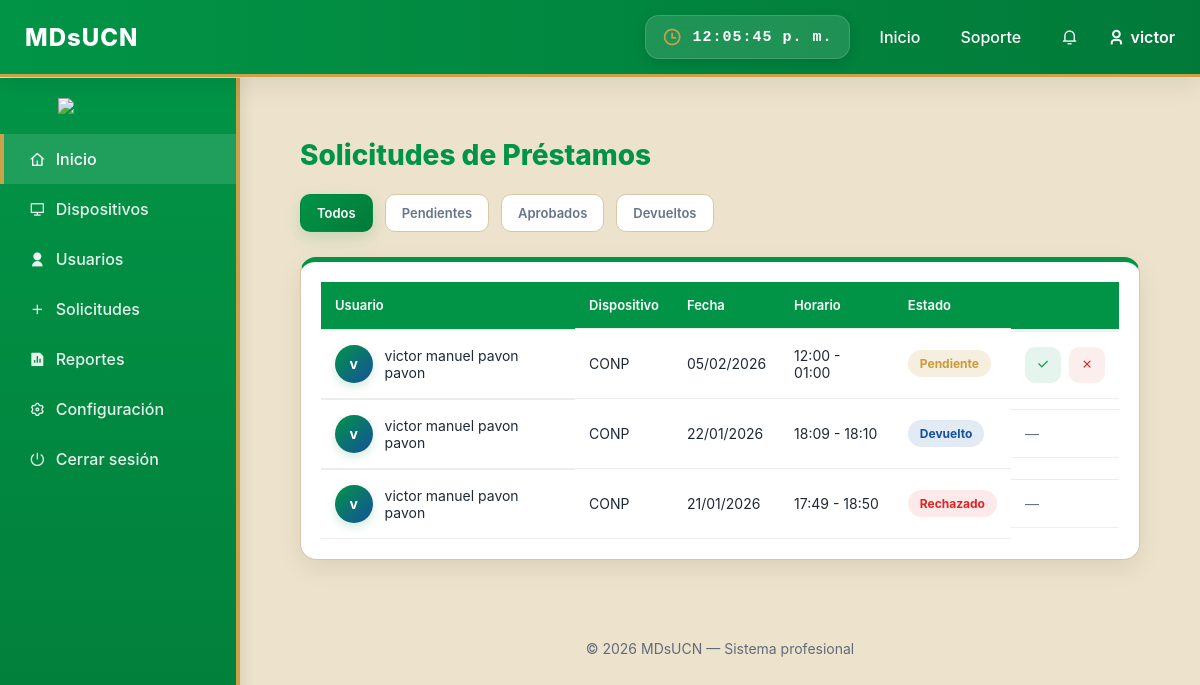
The app's page /prestamos/ (signed in) with its own data.
### appOne/models.py (models this page shows, shortened)
class Usuario(AbstractUser):
    username = models.CharField(max_length=150, unique=True)
    nombre_completo = models.CharField(max_length=150)
    correo_institucional = models.EmailField(unique=True)
    codigo = models.CharField(max_length=20, unique=True)
    rol = models.CharField(max_length=20, choices=ROLES, default="Docente")
    USERNAME_FIELD = "correo_institucional"
    REQUIRED_FIELDS = ["username", "nombre_completo", "codigo"]
    objects = UsuarioManager()

class Prestamo(models.Model):
    ESTADO_PENDIENTE = 'pendiente'
    ESTADO_APROBADO = 'aprobado'
    ESTADO_RECHAZADO = 'rechazado'
    ESTADO_DEVUELTO = 'devuelto'
    ESTADO_CHOICES = [
        (ESTADO_PENDIENTE, 'Pendiente'),
        (ESTADO_APROBADO, 'Aprobado'),
        (ESTADO_RECHAZADO, 'Rechazado'),
        (ESTADO_DEVUELTO, 'Devuelto'),
    ]
    usuario = models.ForeignKey(
        'Usuario',
        on_delete=models.CASCADE,
        related_name="prestamos"
    )
    dispositivo = models.ForeignKey(
        'Dispositivo',
        on_delete=models.CASCADE,
        related_name="prestamos"
    )
    motivo = models.TextField()
    fecha_uso = models.DateField()
    hora_inicio = models.TimeField()
    hora_entrega = models.TimeField()
    estado = models.CharField(
        max_length=10,
        choices=ESTADO_CHOICES,
        default=ESTADO_PENDIENTE
    )
    fecha_solicitud = models.DateTimeField(auto_now_add=True)

class Dispositivo(models.Model):
    nombre_dispositivo = models.CharField(max_length=100)
    marca = models.CharField(max_length=50)
    codigo_inventario = models.CharField(max_length=50, unique=True)
    imagen = models.ImageField(upload_to='dispositivos/', blank=True, null=True)
    descripcion = models.TextField(blank=True, null=True)
    accesorios = models.TextField(blank=True, null=True)
    observacion = models.TextField(blank=True, null=True)

### appOne/views.py (the view)
# urls.py: path('prestamos/', views.solicitudes_prestamos, name='solicitudes_prestamos'),
@login_required
def solicitudes_prestamos(request):
    estado = request.GET.get("estado")
    if request.user.rol == "Admin":
        prestamos = Prestamo.objects.all()
    else:
        prestamos = Prestamo.objects.filter(usuario=request.user)
    if estado and estado != "todos":
        prestamos = prestamos.filter(estado=estado)
    prestamos = prestamos.order_by("-fecha_solicitud")
    return render(request, "appOne/solicitudes.html", {
        "prestamos": prestamos,
        "estado_actual": estado or "todos"
    })

### appOne/templates/appOne/solicitudes.html
{% extends "appOne/dashboard.html" %}
{% load static %}
{% block extra_css %}
<link rel="stylesheet" href="{% static 'appOne/css/solicitudes.css' %}">
<link href="https://cdn.jsdelivr.net/npm/remixicon/fonts/remixicon.css" rel="stylesheet">
{% endblock %}
{% block contenido %}
<div class="solicitudes-container">
    <div class="header">
        <h2>Solicitudes de Préstamos</h2>
    </div>
    <div class="filtros">
        <a href="?estado=todos" class="filtro {% if estado_actual == 'todos' %}activo{% endif %}">Todos</a>
        <a href="?estado=pendiente" class="filtro {% if estado_actual == 'pendiente' %}activo{% endif %}">Pendientes</a>
        <a href="?estado=aprobado" class="filtro {% if estado_actual == 'aprobado' %}activo{% endif %}">Aprobados</a>
        <a href="?estado=devuelto" class="filtro {% if estado_actual == 'devuelto' %}activo{% endif %}">Devueltos</a>
    </div>
    <div class="table-wrapper">
        <table class="table-dashboard">
            <thead>
                <tr>
                    <th>Usuario</th>
                    <th>Dispositivo</th>
                    <th>Fecha</th>
                    <th>Horario</th>
                    <th>Estado</th>
                    {% if request.user.rol == "Admin" %}
                    <th></th>
                    {% endif %}
                </tr>
            </thead>
            <tbody>
                {% for p in prestamos %}
                <tr>
                    <td class="user-cell">
                        <div class="avatar">
                            {{ p.usuario.nombre_completo|slice:":1" }}
                        </div>
                        <span>{{ p.usuario.nombre_completo }}</span>
                    </td>
                    <td>{{ p.dispositivo.nombre_dispositivo }}</td>
                    <td>{{ p.fecha_uso|date:"d/m/Y" }}</td>
                    <td>{{ p.hora_inicio|time:"H:i" }} - {{ p.hora_entrega|time:"H:i" }}</td>
                    <td>
                        <span class="estado {{ p.estado|lower }}">
                            {{ p.estado|capfirst }}
                        </span>
                    </td>
                    {% if request.user.rol == "Admin" %}
                    <td class="acciones">
                        {% if p.estado == "pendiente" %}
                            <a href="{% url 'aprobar_prestamo' p.id %}" class="btn success">
                                <i class="ri-check-line"></i>
                            </a>
                            <a href="{% url 'rechazar_prestamo' p.id %}" class="btn danger">
                                <i class="ri-close-line"></i>
                            </a>
                        {% elif p.estado == "aprobado" %}
                            <a href="{% url 'devolver_prestamo' p.id %}" class="btn warning">
                                <i class="ri-refresh-line"></i>
                            </a>
                        {% else %}
                            <span class="text-muted">—</span>
                        {% endif %}
                    </td>
                    {% endif %}
                </tr>
                {% empty %}
                <tr>
                    <td colspan="{% if request.user.rol == 'Admin' %}6{% else %}5{% endif %}" class="no-data">
                        No hay solicitudes registradas
                    </td>
                </tr>
                {% endfor %}
            </tbody>
        </table>
    </div>
</div>
{% endblock %}

### appOne/templates/appOne/dashboard.html (shortened to what this page needs)
{% load static %}
<!DOCTYPE html>
<html lang="es">
<head>
  <link rel="stylesheet" href="{% static 'appOne/css/dashboard.css' %}">
  <link href="https://cdn.jsdelivr.net/npm/remixicon/fonts/remixicon.css" rel="stylesheet">
  {% block extra_css %}{% endblock %}
</head>
<body>
  <header class="navegacion">
    <nav class="nav">
      <div class="nav-left">
        <h1>MDsUCN</h1>
      </div>
      <div class="nav-right">
        <div class="clock-box">
          <i class="ri-time-line"></i>
          <span id="clock-nicaragua">00:00:00</span>
        </div>
        <ul class="menu">
          <li><a href="#">Inicio</a></li>
          <li><a href="#">Soporte</a></li>
          <li class="notif-dropdown">
            <a href="#">
              <i class="ri-notification-3-line"></i>
            </a>
          </li>
          <li class="user">
            <i class="ri-user-3-line"></i> {{ request.user.username }}
          </li>
        </ul>
      </div>
    </nav>
  </header>
  <div class="container">
    <aside class="sidebar">
      <div class="logo">
        <img src="https://uploads.onecompiler.io/43nzu6ce2/43x2n985z/eslogan%20.png">
      </div>
      <nav>
        <a href="{% url 'dashboardinicio' %}" class="active">
          <i class="ri-home-4-line"></i> Inicio
        </a>
        <a href="{% url 'listardispositivos' %}">
          <i class="ri-computer-line"></i> Dispositivos
        </a>
        {% if request.user.rol == "Admin" %}
        <a href="{% url 'panel_usuarios' %}">
          <i class="ri-user-fill"></i> Usuarios
        </a>
        <a href="{% url 'solicitudes_prestamos' %}">
          <i class="ri-add-fill"></i> Solicitudes
        </a>
        {% endif %}
        <a href="{% url 'reportes' %}">
          <i class="ri-file-chart-fill"></i> Reportes
        </a>
        <a href="{% url 'configuracion' %}">
          <i class="ri-settings-3-line"></i> Configuración
        </a>
        <a href="{% url 'logout' %}">
          <i class="ri-shut-down-line"></i> Cerrar sesión
        </a>
      </nav>
    </aside>
    <main class="main-content">
      {% block contenido %}{% endblock %}
    </main>
  </div>
  <footer>
    <p>© 2026 MDsUCN — Sistema profesional</p>
  </footer>
</body>
</html>

### appOne/static/appOne/css/dashboard.css (style rules this page uses)
:root { --bg: #EDE3CC; --card-bg: #ffffff; --sidebar-bg: #019446; --sidebar-hover: #017a39; --primary: #019446; --primary-hover: #017a39; --secondary: #15509C; --secondary-hover: #104E9B; --gold: #CBA14B; --gold-dark: #C89B3B; --text-main: #1f2937; --text-secondary: #5f6b7a; --border: #d6c7a8; --danger: #dc2626; --shadow: 0 4px 12px rgba(0,0,0,0.08); --radius: 12px; }
* { margin: 0; padding: 0; box-sizing: border-box; transition: 0.2s; }
body { font-family: 'Inter', sans-serif; background: var(--bg); color: var(--text-main); }
.navegacion { background: linear-gradient( 90deg, var(--primary), var(--primary-hover) ); border-bottom: 3px solid var(--gold); position: fixed; width: 100%; top: 0; z-index: 1000; box-shadow: var(--shadow); }
.nav { display: flex; justify-content: space-between; align-items: center; padding: 15px 25px; }
.nav-left h1 { color:white; font-size:24px; font-weight:800; letter-spacing:1px; }
.nav-right { display:flex; align-items:center; gap:20px; }
.clock-box { display:flex; align-items:center; gap:10px; background:rgba(255,255,255,0.12); padding:10px 16px; border-radius:14px; border:1px solid rgba(255,255,255,0.15); backdrop-filter: blur(8px); box-shadow:0 4px 14px rgba(0,0,0,0.12); }
.clock-box i { font-size:20px; color:var(--gold); }
#clock-nicaragua { color:white; font-size:15px; font-weight:700; letter-spacing:1px; font-family:'Courier New', monospace; }
.menu { display: flex; gap: 20px; list-style: none; align-items: center; }
.menu a { color: white; text-decoration: none; font-weight: 500; padding: 8px 10px; border-radius: 6px; }
.user { color:white; font-weight:600; display:flex; align-items:center; gap:6px; }
.notif-dropdown { position: relative; }
.container { display: flex; margin-top: 78px; }
.sidebar { width: 240px; background: linear-gradient( 180deg, var(--primary), var(--primary-hover) ); height: 100vh; position: fixed; border-right: 4px solid var(--gold); overflow-y: auto; box-shadow: 4px 0 12px rgba(0,0,0,0.08); }
.sidebar img { width: 120px; margin: 20px auto; display: block; }
.sidebar a { display: flex; align-items: center; gap: 10px; padding: 15px 25px; color: rgba(255,255,255,0.90); text-decoration: none; font-weight: 500; border-left: 4px solid transparent; }
.sidebar a.active { background: rgba(255,255,255,0.12); color: white; border-left: 4px solid var(--gold); }
.main-content { margin-left: 240px; padding: 30px; width: 100%; }
.table-wrapper { margin-top: 25px; background: var(--card-bg); padding: 20px; border-radius: var(--radius); border: 1px solid var(--border); box-shadow: var(--shadow); }
.table-dashboard { width: 100%; border-collapse: collapse; }
.table-dashboard th { text-align: left; padding: 14px 10px; background: var(--primary); color: white; font-weight: 600; }
.table-dashboard td { padding: 14px 10px; border-bottom: 1px solid #eee; }
.estado { padding: 5px 12px; border-radius: 20px; font-size: 12px; font-weight: 600; }
.pendiente { color: var(--gold-dark); background: rgba(203,161,75,0.15); }
.rechazado { color: #dc2626; background: rgba(220,38,38,0.10); }
footer { margin-left: 240px; text-align: center; padding: 20px; color: var(--text-secondary); font-size: 14px; }

### records on screen
Usuario: user.username "victor"
Prestamo: usuario.nombre_completo "v", usuario.nombre_completo "victor manuel pavon pavon", dispositivo.nombre_dispositivo "CONP", fecha_uso "05/02/2026", hora_inicio "12:00", hora_entrega "01:00", estado "Pendiente"
Prestamo: usuario.nombre_completo "v", usuario.nombre_completo "victor manuel pavon pavon", dispositivo.nombre_dispositivo "CONP", fecha_uso "22/01/2026", hora_inicio "18:09", hora_entrega "18:10", estado "Devuelto"
Prestamo: usuario.nombre_completo "v", usuario.nombre_completo "victor manuel pavon pavon", dispositivo.nombre_dispositivo "CONP", fecha_uso "21/01/2026", hora_inicio "17:49", hora_entrega "18:50", estado "Rechazado"
